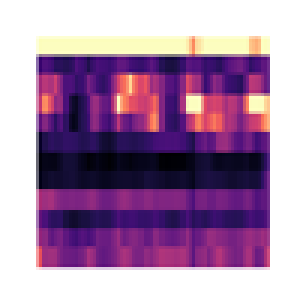
#> input picture data/images/chroma/all/close/4.png, 100 x 100 px (shown 3 times larger)
$ python -i spectrograms.py   (imports and definitions only)
#> lines starting #> are read from the running program, lines starting #| are printed output that depends on the picture
import os
import wave
from shutil import copy2 as cp

import librosa
import librosa.display
import matplotlib.pyplot as plt
import numpy as np
from PIL import Image, ImageChops

import params

n_mels = 128

def trim_image(name):
#> called with name = '../data/images/chroma/all/close/4.png'
    im = Image.open(name)
#> im is the input picture: PIL image 100x100 RGBA; mean R, G, B, A 166.8, 132.6, 168, 255
    bg = Image.new(im.mode, im.size, im.getpixel((0,0)))
#> bg: PIL image 100x100 RGBA; every value is 255
    diff = ImageChops.difference(im, bg)
    diff = ImageChops.add(diff, diff, 2.0, -100)
    bbox = diff.convert('RGB').getbbox()
#> bbox = (12, 12, 90, 89)
    if not bbox:
        exit
    return im.crop(bbox)
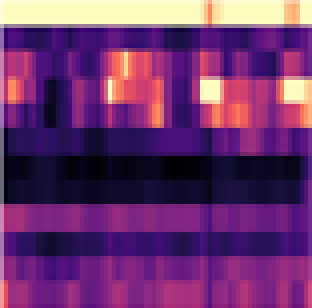
#> returned value: PIL image 78x77 RGBA (shown 4 times larger); mean R, G, B, A 108.4, 51.7, 110.5, 255

# [13 lines left out: functions resize_image, process_wav, not called in this run]


class SpectrogramLoader:
    # [7 lines left out: function __init__, not called in this run]

    def sample_rate(self):
        return self.sr

    # [112 lines left out: functions get_spectrogram, save_spectrogram_array, get_mel_spectrogram, get_sfft_spectrogram, get_sfft_chromagram, get_mfcc and 4 more, not called in this run]

>>> result = trim_image('../data/images/chroma/all/close/4.png')

$ run again, on data/images/chroma/all/close/5.png
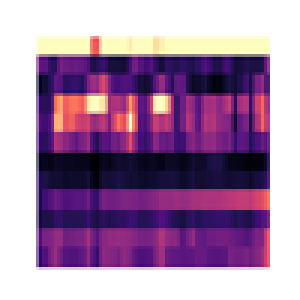
#> input picture data/images/chroma/all/close/5.png, 100 x 100 px (shown 3 times larger)
#> in trim_image, im is the input picture: PIL image 100x100 RGBA; mean R, G, B, A 164.9, 132, 167.3, 255
#> bg: PIL image 100x100 RGBA; every value is 255
#> bbox = (12, 12, 90, 89)
#> in trim_image, `return im.crop(bbox)`:
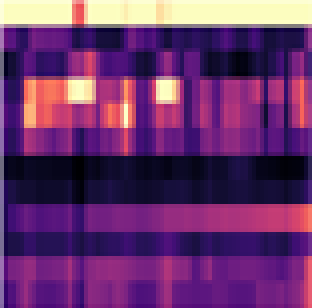
#> returned value: PIL image 78x77 RGBA (shown 4 times larger); mean R, G, B, A 105.4, 50.8, 109.3, 255
